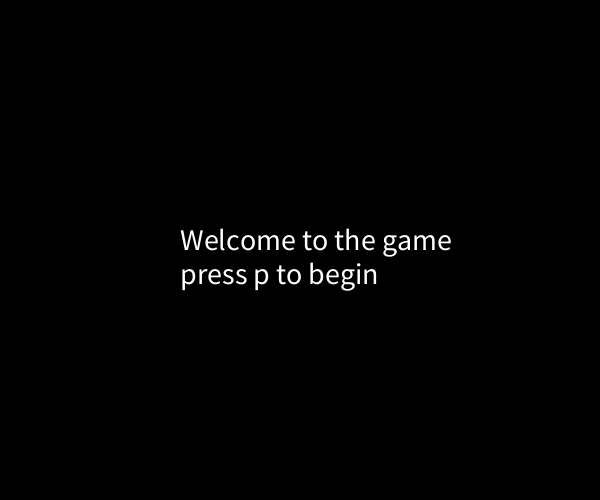
Frame 1 (no input)
Frame 2 (the mouse pressed at the canvas centre, redrawn once): identical to frame 1, image omitted

The Processing sketch that drew this single still picture (run headless with seeded random() and noise(); the mouse was pressed at the canvas centre and the sketch redrawn once):

// Processing sketch: sketch_220130a
// ── sketch_220130a.pde
import java.util.*;
import java.util.regex.Matcher;
import java.util.regex.Pattern;

String[][] bd;
int rows = 6;
int cols = 7;
String checkCol = "";
int currentRound = 1;
String currentPiece = "";
String gameState = "setup"; //"play","gameover"
int letKey = 1;

void setup() {
  size(600,500);
  bd = new String[rows][cols];
  for(int row = 0; row < bd.length; row++) {
    for(int col = 0; col < bd[row].length; col++) {
      bd[row][col] = " ";
    }
  }
  noLoop(); //no loop will cause inputting to break
}

void keyPressed() {
  if(gameState.equals("setup")) {
    if(key == 'p') {
      gameState = "play";
    }
  } else if(gameState.equals("play")) {
    if(keyCode != 10) {
      Pattern pattern = Pattern.compile("[1-7]", Pattern.CASE_INSENSITIVE); //regex. dont need to go through multiple if statements
      Matcher match = pattern.matcher(Character.toString(key));
      boolean isMatch = match.find();
      if(isMatch) {
        checkCol = Character.toString(key);
      }
      loop();
    } else {
      currentRound++;
      loop();
      checkCol = "";
    }
  } else if(gameState.equals("gameover")) {
    println("from keypress: gameover");
    //if(keyPressed) {
    //  keyPressed = false;
    //} 
  }
}
void draw() {
  background(0);
  if(gameState.equals("setup")) {
    textSize(30);
    text("Welcome to the game\npress p to begin", 180, height/2);
  } else if(gameState.equals("play")) {
    textSize(20);
    for(int i = 0; i < bd.length; i++) {
      for(int j = 0; j < bd[i].length; j++) {
        stroke(0);
        fill(200);
        rect(50+j*50,50+i*50,50,50);
      }
    }

    fill(255);
    stroke(255);
    pushMatrix();
    translate(50,40);
    if(currentRound % 2 != 0) {
      currentPiece = "x";
      text("player1 input col: ", 0, 0);
      if(!checkCol.equals("")) {
        text(checkCol, 200, 0);
        inputHandler(bd,currentPiece);
      }
    } else if(currentRound % 2 == 0) {
      currentPiece = "o";
      text("player2 input col: ", 0, 0);
      if(!checkCol.equals("")) {
        text(checkCol, 200, 0);
        inputHandler(bd,currentPiece);
      }
    }
    popMatrix();
    stroke(0);
    formatBoard();
    //println("from play condition: "+gameState);
  }
  if(gameState.equals("gameover")) {
    loop();
    background(0);
    text("winner found", 200, height/2);
  }
}

void formatBoard() {
  pushMatrix();
  for(int i = 0; i < bd.length; i++) {
    for(int j = 0; j < bd[i].length; j++) {
      if(bd[i][j].equals("x")) {
        fill(255,0,0);
        circle(75+j*50,75+i*50,40);
      } else if(bd[i][j].equals("o")) {
        fill(200,200,0);
        circle(75+j*50,75+i*50,40);
      }
    }
  }
  popMatrix();
}

void inputHandler(String[][] bd, String cp) {
  String winner = "";
  int column = Integer.parseInt(checkCol);
  
  for(int row = bd.length-1; row > -1; row--) {
    if(bd[row][column-1].equals(" ")) {
      bd[row][column-1] = cp;
      winner = checkwinner(bd);
      noLoop();
      break;
    }
  }
  if(!winner.equals("false")) {
    gameState = "gameover";
  }
}
String checkwinner(String[][] bd) {
  for(int row = 0; row < bd.length; row++) {
    for(int col = 0; col < bd[row].length; col++) {
      String element = bd[row][col];
      if(element.equals(currentPiece)) {
        if(col <= bd[row].length-4 && element.equals(bd[row][col+1]) && element.equals(bd[row][col+2]) && element.equals(bd[row][col+3])) {
          println(currentPiece+" win horizontal");
          return currentPiece;
        }
        if(row <= bd.length-4 && element.equals(bd[row+1][col]) && element.equals(bd[row+2][col]) && element.equals(bd[row+3][col])) {
          println(currentPiece+" win vertical");
          return currentPiece;
        }
        for(int i = 3; i < bd.length; i++) {//set row bounds
          for(int j = 0; j < bd[row].length-3; j++){ //set col bounds
            if(bd[i][j].equals(currentPiece) && bd[i-1][j+1].equals(currentPiece) && bd[i-2][j+2].equals(currentPiece) && bd[i-3][j+3].equals(currentPiece) ) {
              println(currentPiece+" diagonal win");
              return currentPiece;
            }
          }
        }
        for(int i = 3; i < bd.length; i++) {
          for(int j = 3; j < bd[row].length-3; j++) {
            if(bd[i][j].equals(currentPiece) && bd[i-1][j-1].equals(currentPiece) && bd[i-2][j-2].equals(currentPiece) && bd[i-3][j-3].equals(currentPiece) ) {
              println(currentPiece+" diagonal win");
              return currentPiece;
            }
          }
        }
      }
    }
  }
  return "false";
}
